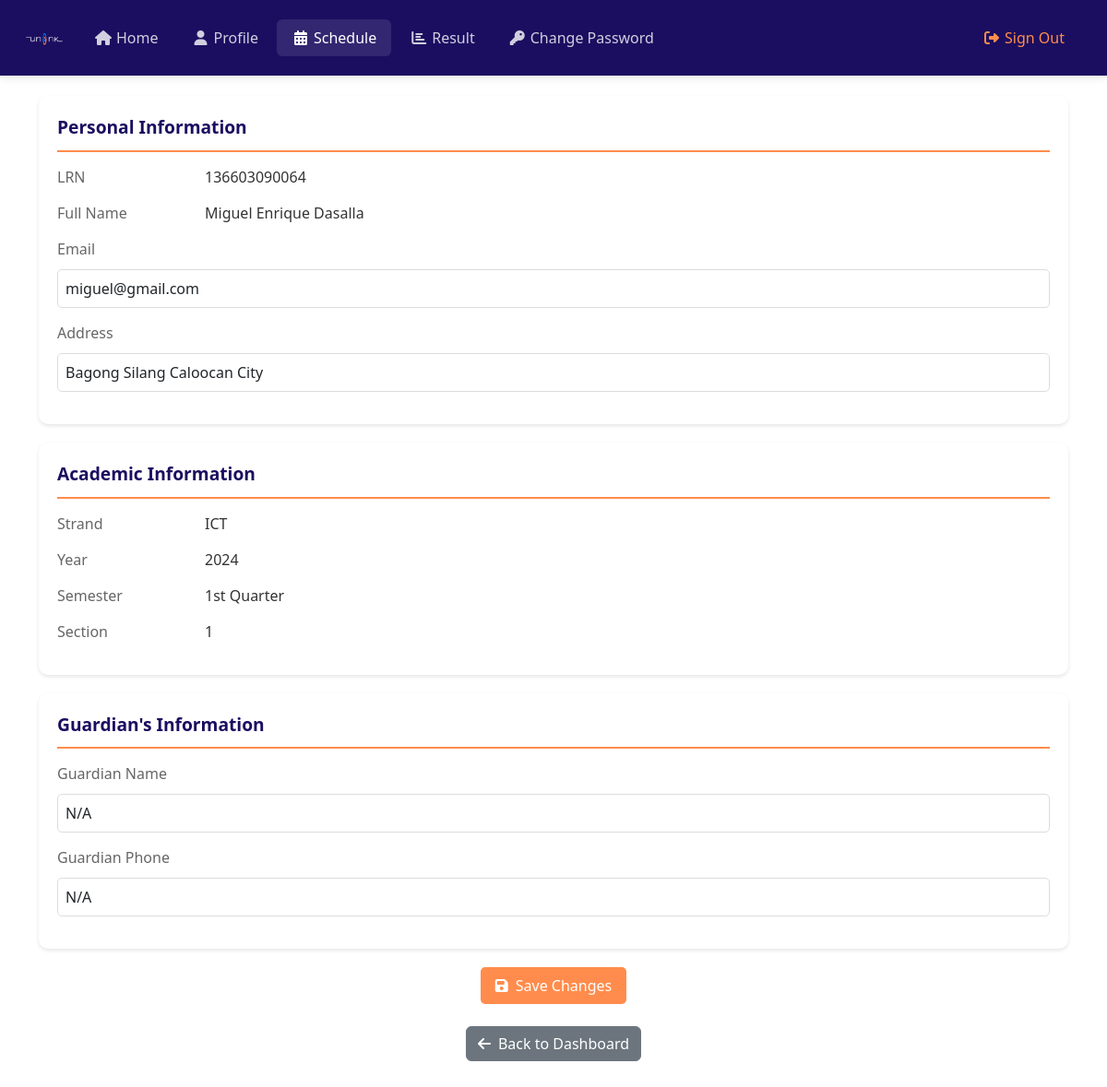
The app's page /Student/student-profile.php (signed in) with its own data.
### tables this page shows
CREATE TABLE `students` (
  `student_id` int(12) NOT NULL,
  `lrn` varchar(12) DEFAULT NULL,
  `username` varchar(127) NOT NULL,
  `password` varchar(255) NOT NULL,
  `fname` varchar(127) NOT NULL,
  `lname` varchar(255) NOT NULL,
  `section` int(11) NOT NULL,
  `address` varchar(31) NOT NULL,
  `gender` varchar(7) NOT NULL,
  `email_address` varchar(255) NOT NULL,
  `date_of_birth` date NOT NULL,
  `date_of_joined` timestamp NULL DEFAULT current_timestamp(),
  `parent_fname` varchar(127) NOT NULL,
  `parent_lname` varchar(127) NOT NULL,
  `parent_phone_number` varchar(31) NOT NULL,
  `intake` varchar(30) DEFAULT NULL,
  `department` varchar(100) DEFAULT NULL,
  `semester` varchar(100) DEFAULT NULL,
  `year` varchar(100) DEFAULT NULL
);

### admin/data/student.php (called while the page is built, shortened)
<?php
function getStudentById($id, $conn)
{
  $sql = "SELECT s.*, st.strand_name as strands
           FROM students s
           LEFT JOIN strands st ON s.department = st.strand_code
           WHERE s.student_id=?";
  $stmt = $conn->prepare($sql);
  $stmt->execute([$id]);
  if ($stmt->rowCount() == 1) {
    $student = $stmt->fetch();
    return $student;
  } else {
    return 0;
  }
}

### Student/student-profile.php (the view, shortened to what this page needs)
<?php
if (isset($_SESSION['student_id']) && isset($_SESSION['role'])) {
    if ($_SESSION['role'] == 'Student') {
        include "../DB_connection.php";
        include "../admin/data/student.php";
        include "data/result.php";
        if (isset($_SESSION['student_id'])) {
            $student_id = $_SESSION['student_id'];
            $student = getStudentById($student_id, $conn);
?>
            <?php include "inc/header.php"; ?>
            <body>
                <?php
                include "inc/navbar.php";
                if ($student != 0) {
                ?>
                    <div class="container mt-5">
                        <form action="req/update-profile.php" method="post">
                            <div class="info-section">
                                <div class="section-title">Personal Information</div>
                                <div class="info-item">
                                    <span class="info-label">LRN</span>
                                    <span class="info-value"><?= htmlspecialchars($student['lrn']) ?></span>
                                </div>
                                <div class="info-item">
                                    <span class="info-label">Full Name</span>
                                    <span class="info-value"><?= htmlspecialchars($student['fname'] . ' ' . $student['lname']) ?></span>
                                </div>
                                <div class="info-item">
                                    <span class="info-label">Email</span>
                                    <input type="email" class="form-control" name="email_address"
                                        value="<?= htmlspecialchars($student['email_address']) ?>" required>
                                </div>
                                <div class="info-item">
                                    <span class="info-label">Address</span>
                                    <input type="text" class="form-control" name="address"
                                        value="<?= htmlspecialchars($student['address']) ?>" required>
                                </div>
                            </div>
                            <div class="info-section">
                                <div class="section-title">Academic Information</div>
                                <div class="info-item">
                                    <span class="info-label">Strand</span>
                                    <span class="info-value"><?= htmlspecialchars($student['department']) ?></span>
                                </div>
                                <div class="info-item">
                                    <span class="info-label">Year</span>
                                    <span class="info-value"><?= htmlspecialchars($student['year']) ?></span>
                                </div>
                                <div class="info-item">
                                    <span class="info-label">Semester</span>
                                    <span class="info-value"><?= htmlspecialchars($student['semester']) ?></span>
                                </div>
                                <div class="info-item">
                                    <span class="info-label">Section</span>
                                    <span class="info-value"><?= htmlspecialchars($student['section']) ?></span>
                                </div>
                            </div>
                            <div class="info-section">
                                <div class="section-title">Guardian's Information</div>
                                <div class="info-item">
                                    <span class="info-label">Guardian Name</span>
                                    <input type="text" class="form-control" name="parent_fname"
                                        value="<?= htmlspecialchars($student['parent_fname']) ?>" required>
                                </div>
                                <div class="info-item">
                                    <span class="info-label">Guardian Phone</span>
                                    <input type="text" class="form-control" name="parent_phone_number"
                                        value="<?= htmlspecialchars($student['parent_phone_number']) ?>" required>
                                </div>
                            </div>
                            <div class="text-center mb-4">
                                <button type="submit" class="edit-btn">
                                    <i class="fas fa-save me-2"></i>Save Changes
                                </button>
                            </div>
                        </form>
                        <div class="text-center mt-4 mb-5">
                            <a href="index.php" class="btn btn-secondary">
                                <i class="fas fa-arrow-left me-2"></i>Back to Dashboard
                            </a>
                        </div>
                    </div>
                <?php
                } else {
                    header("Location: student.php");
                    exit;
                }
                ?>
            </body>
            </html>
<?php
        } else {
            header("Location: student.php");
            exit;
        }
    } else {
        header("Location: ../login.php");
        exit;
    }
} else {
    header("Location: ../login.php");
    exit;
}
?>

### Student/inc/header.php (style rules this page uses)
body { padding-top: 56px; }

### Student/student-profile.php (style rules this page uses)
:root { --primary-color: #1B0E60; --accent-color: #FF8C4C; }
.info-section { background: white; border-radius: 10px; padding: 20px; margin-bottom: 20px; box-shadow: 0 2px 4px rgba(0, 0, 0, 0.1); }
.section-title { color: var(--primary-color); font-size: 1.2rem; font-weight: 600; margin-bottom: 15px; padding-bottom: 10px; border-bottom: 2px solid var(--accent-color); }
.info-item { margin-bottom: 15px; display: flex; flex-wrap: wrap; align-items: center; gap: 10px; }
.info-label { font-weight: 500; color: #666; min-width: 150px; }
.info-value { flex: 1; color: #333; }
.edit-btn { background-color: var(--accent-color); color: white; border: none; padding: 8px 16px; border-radius: 5px; cursor: pointer; transition: all 0.3s ease; }
.form-control { border: 1px solid #ddd; border-radius: 5px; padding: 8px; width: 100%; }

### records on screen
students: lrn "136603090064", fname+lname "Miguel Enrique Dasalla", email_address "miguel@gmail.com", address "Bagong Silang Caloocan City", department "ICT", year "2024", semester "1st Quarter", section "1", parent_fname "N/A", parent_phone_number "N/A"
